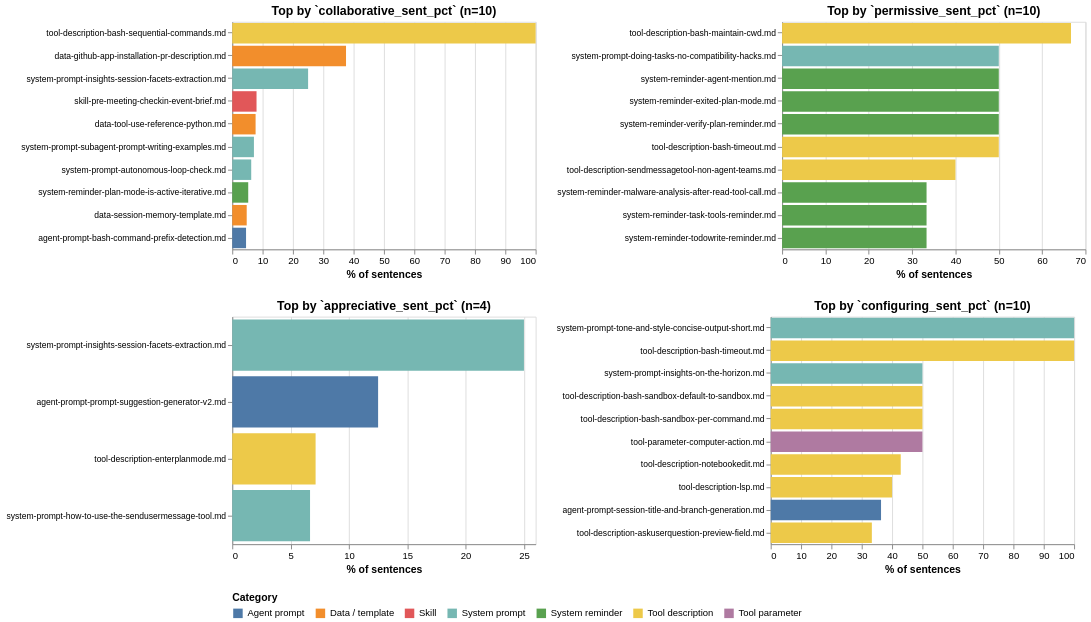

The notebook cell saved with this chart:
### Markdown cell above
**What to look for**: the `collaborative` and `appreciative` rows stay near zero across **every** category. That uniform absence is the welfare-relevant finding — Claude Code system prompts are nowhere interpersonal, gratitude-bearing, or shared-agency. The `imperative` and `directive` rows dominate. `configuring` lights up most strongly in **Tool descriptions** (config / parameter speech is concentrated where tool semantics get specified).

### Per-file outliers — top 10 files for each attested class

Four panels showing which individual files contribute most to each class. For `collaborative` and `appreciative` (near-zero overall), the panels surface the few files that do attest the class — useful as concrete examples of what the absent register would look like if it were present. For `permissive` and `configuring`, the panels rank the top files by their per-sentence rate.

### Code cell
"""Per-file outliers for sentence_register — Altair 4-panel.

Top 10 files by each ATTESTED class. Near-zero classes (collaborative,
appreciative) will surface their few outlier files; if a class has fewer
than 10 nonzero files, the panel renders only what exists.
"""

sr_per_file_df = pd.DataFrame([
    {
        "path": r["path"],
        "category": r["category"],
        **{f"{cls}_sent_pct": r["metrics"]["sentence_register"][f"{cls}_sent_pct"]
           for cls in SENT_REGISTER_CLASSES},
    }
    for r in per_file_records
])

panels = []
for cls in ["collaborative", "permissive", "appreciative", "configuring"]:
    col = f"{cls}_sent_pct"
    top = sr_per_file_df.nlargest(10, col).copy()
    top = top[top[col] > 0]   # drop zero-pct entries (relevant for the rare classes)
    panel = (
        alt.Chart(top)
        .mark_bar()
        .encode(
            x=alt.X(f"{col}:Q", title="% of sentences"),
            y=alt.Y("path:N", sort="-x", title=None,
                    axis=alt.Axis(labelLimit=300, labelFontSize=9)),
            color=alt.Color("category:N",
                             scale=alt.Scale(domain=cats,
                                             range=[CATEGORY_COLORS[c] for c in cats]),
                             legend=alt.Legend(title="Category", orient="bottom",
                                                columns=len(cats))),
            tooltip=[
                alt.Tooltip("path:N"),
                alt.Tooltip("category:N"),
                alt.Tooltip(f"{col}:Q", format=".2f", title=f"{cls} sent %"),
            ],
        )
        .properties(width=320, height=240,
                    title=f"Top by `{cls}_sent_pct` (n={len(top)})")
    )
    panels.append(panel)

(panels[0] | panels[1]) & (panels[2] | panels[3])

### Figure 1 — Vega-Lite specification as saved in the notebook (floating-point values rounded to 4 significant figures)
{"config": {"view": {"continuousWidth": 300, "continuousHeight": 300}}, "vconcat": [{"hconcat": [{"data": {"name": "data-3f065d6b54aca9d928df5dfa611825ca"}, "mark": {"type": "bar"}, "encoding": {"color": {"field": "category", "legend": {"columns": 7, "orient": "bottom", "title": "Category"}, "scale": {"domain": ["Agent prompt", "Data / template", "Skill", "System prompt", "System reminder", "Tool description", "Tool parameter"], "range": ["#4e79a7", "#f28e2c", "#e15759", "#76b7b2", "#59a14f", "#edc949", "#af7aa1"]}, "type": "nominal"}, "tooltip": [{"field": "path", "type": "nominal"}, {"field": "category", "type": "nominal"}, {"field": "collaborative_sent_pct", "format": ".2f", "title": "collaborative sent %", "type": "quantitative"}], "x": {"field": "collaborative_sent_pct", "title": "% of sentences", "type": "quantitative"}, "y": {"axis": {"labelFontSize": 9, "labelLimit": 300}, "field": "path", "sort": "-x", "title": null, "type": "nominal"}}, "height": 240, "title": "Top by `collaborative_sent_pct` (n=10)", "width": 320}, {"data": {"name": "data-83de457b9a3240d590864f78d14545ea"}, "mark": {"type": "bar"}, "encoding": {"color": {"field": "category", "legend": {"columns": 7, "orient": "bottom", "title": "Category"}, "scale": {"domain": ["Agent prompt", "Data / template", "Skill", "System prompt", "System reminder", "Tool description", "Tool parameter"], "range": ["#4e79a7", "#f28e2c", "#e15759", "#76b7b2", "#59a14f", "#edc949", "#af7aa1"]}, "type": "nominal"}, "tooltip": [{"field": "path", "type": "nominal"}, {"field": "category", "type": "nominal"}, {"field": "permissive_sent_pct", "format": ".2f", "title": "permissive sent %", "type": "quantitative"}], "x": {"field": "permissive_sent_pct", "title": "% of sentences", "type": "quantitative"}, "y": {"axis": {"labelFontSize": 9, "labelLimit": 300}, "field": "path", "sort": "-x", "title": null, "type": "nominal"}}, "height": 240, "title": "Top by `permissive_sent_pct` (n=10)", "width": 320}]}, {"hconcat": [{"data": {"name": "data-51ece0a01498f79b8eacdddca6c8a162"}, "mark": {"type": "bar"}, "encoding": {"color": {"field": "category", "legend": {"columns": 7, "orient": "bottom", "title": "Category"}, "scale": {"domain": ["Agent prompt", "Data / template", "Skill", "System prompt", "System reminder", "Tool description", "Tool parameter"], "range": ["#4e79a7", "#f28e2c", "#e15759", "#76b7b2", "#59a14f", "#edc949", "#af7aa1"]}, "type": "nominal"}, "tooltip": [{"field": "path", "type": "nominal"}, {"field": "category", "type": "nominal"}, {"field": "appreciative_sent_pct", "format": ".2f", "title": "appreciative sent %", "type": "quantitative"}], "x": {"field": "appreciative_sent_pct", "title": "% of sentences", "type": "quantitative"}, "y": {"axis": {"labelFontSize": 9, "labelLimit": 300}, "field": "path", "sort": "-x", "title": null, "type": "nominal"}}, "height": 240, "title": "Top by `appreciative_sent_pct` (n=4)", "width": 320}, {"data": {"name": "data-2cc24ed1fa8a4c0d561dca22fed55f76"}, "mark": {"type": "bar"}, "encoding": {"color": {"field": "category", "legend": {"columns": 7, "orient": "bottom", "title": "Category"}, "scale": {"domain": ["Agent prompt", "Data / template", "Skill", "System prompt", "System reminder", "Tool description", "Tool parameter"], "range": ["#4e79a7", "#f28e2c", "#e15759", "#76b7b2", "#59a14f", "#edc949", "#af7aa1"]}, "type": "nominal"}, "tooltip": [{"field": "path", "type": "nominal"}, {"field": "category", "type": "nominal"}, {"field": "configuring_sent_pct", "format": ".2f", "title": "configuring sent %", "type": "quantitative"}], "x": {"field": "configuring_sent_pct", "title": "% of sentences", "type": "quantitative"}, "y": {"axis": {"labelFontSize": 9, "labelLimit": 300}, "field": "path", "sort": "-x", "title": null, "type": "nominal"}}, "height": 240, "title": "Top by `configuring_sent_pct` (n=10)", "width": 320}]}], "$schema": "https://vega.github.io/schema/vega-lite/v6.4.1.json", "datasets": {"data-3f065d6b54aca9d928df5dfa611825ca": [{"path": "tool-description-bash-sequential-commands.md", "category": "Tool description", "collaborative_sent_pct": 100.0, "permissive_sent_pct": 0.0, "appreciative_sent_pct": 0.0, "imperative_sent_pct": 100.0, "directive_sent_pct": 100.0, "configuring_sent_pct": 0.0}, {"path": "data-github-app-installation-pr-description.md", "category": "Data / template", "collaborative_sent_pct": 37.5, "permissive_sent_pct": 0.0, "appreciative_sent_pct": 0.0, "imperative_sent_pct": 25.0, "directive_sent_pct": 0.0, "configuring_sent_pct": 12.5}, {"path": "system-prompt-insights-session-facets-extraction.md", "category": "System prompt", "collaborative_sent_pct": 25.0, "permissive_sent_pct": 25.0, "appreciative_sent_pct": 25.0, "imperative_sent_pct": 50.0, "directive_sent_pct": 25.0, "configuring_sent_pct": 0.0}, {"path": "skill-pre-meeting-checkin-event-brief.md", "category": "Skill", "collaborative_sent_pct": 8.0, "permissive_sent_pct": 4.0, "appreciative_sent_pct": 0.0, "imperative_sent_pct": 24.0, "directive_sent_pct": 4.0, "configuring_sent_pct": 0.0}, {"path": "data-tool-use-reference-python.md", "category": "Data / template", "collaborative_sent_pct": 7.692, "permissive_sent_pct": 0.0, "appreciative_sent_pct": 0.0, "imperative_sent_pct": 46.15, "directive_sent_pct": 0.0, "configuring_sent_pct": 7.692}, {"path": "system-prompt-subagent-prompt-writing-examples.md", "category": "System prompt", "collaborative_sent_pct": 7.143, "permissive_sent_pct": 0.0, "appreciative_sent_pct": 0.0, "imperative_sent_pct": 14.29, "directive_sent_pct": 7.143, "configuring_sent_pct": 7.143}, {"path": "system-prompt-autonomous-loop-check.md", "category": "System prompt", "collaborative_sent_pct": 6.25, "permissive_sent_pct": 0.0, "appreciative_sent_pct": 0.0, "imperative_sent_pct": 43.75, "directive_sent_pct": 18.75, "configuring_sent_pct": 0.0}, {"path": "system-reminder-plan-mode-is-active-iterative.md", "category": "System reminder", "collaborative_sent_pct": 5.263, "permissive_sent_pct": 5.263, "appreciative_sent_pct": 0.0, "imperative_sent_pct": 63.16, "directive_sent_pct": 36.84, "configuring_sent_pct": 10.53}, {"path": "data-session-memory-template.md", "category": "Data / template", "collaborative_sent_pct": 4.762, "permissive_sent_pct": 0.0, "appreciative_sent_pct": 0.0, "imperative_sent_pct": 4.762, "directive_sent_pct": 9.524, "configuring_sent_pct": 0.0}, {"path": "agent-prompt-bash-command-prefix-detection.md", "category": "Agent prompt", "collaborative_sent_pct": 4.545, "permissive_sent_pct": 0.0, "appreciative_sent_pct": 0.0, "imperative_sent_pct": 22.73, "directive_sent_pct": 13.64, "configuring_sent_pct": 4.545}], "data-83de457b9a3240d590864f78d14545ea": [{"path": "tool-description-bash-maintain-cwd.md", "category": "Tool description", "collaborative_sent_pct": 0.0, "permissive_sent_pct": 66.67, "appreciative_sent_pct": 0.0, "imperative_sent_pct": 66.67, "directive_sent_pct": 33.33, "configuring_sent_pct": 0.0}, {"path": "system-prompt-doing-tasks-no-compatibility-hacks.md", "category": "System prompt", "collaborative_sent_pct": 0.0, "permissive_sent_pct": 50.0, "appreciative_sent_pct": 0.0, "imperative_sent_pct": 50.0, "directive_sent_pct": 0.0, "configuring_sent_pct": 0.0}, {"path": "system-reminder-agent-mention.md", "category": "System reminder", "collaborative_sent_pct": 0.0, "permissive_sent_pct": 50.0, "appreciative_sent_pct": 0.0, "imperative_sent_pct": 50.0, "directive_sent_pct": 0.0, "configuring_sent_pct": 0.0}, {"path": "system-reminder-exited-plan-mode.md", "category": "System reminder", "collaborative_sent_pct": 0.0, "permissive_sent_pct": 50.0, "appreciative_sent_pct": 0.0, "imperative_sent_pct": 0.0, "directive_sent_pct": 0.0, "configuring_sent_pct": 0.0}, {"path": "system-reminder-verify-plan-reminder.md", "category": "System reminder", "collaborative_sent_pct": 0.0, "permissive_sent_pct": 50.0, "appreciative_sent_pct": 0.0, "imperative_sent_pct": 50.0, "directive_sent_pct": 0.0, "configuring_sent_pct": 0.0}, {"path": "tool-description-bash-timeout.md", "category": "Tool description", "collaborative_sent_pct": 0.0, "permissive_sent_pct": 50.0, "appreciative_sent_pct": 0.0, "imperative_sent_pct": 0.0, "directive_sent_pct": 0.0, "configuring_sent_pct": 100.0}, {"path": "tool-description-sendmessagetool-non-agent-teams.md", "category": "Tool description", "collaborative_sent_pct": 0.0, "permissive_sent_pct": 40.0, "appreciative_sent_pct": 0.0, "imperative_sent_pct": 60.0, "directive_sent_pct": 20.0, "configuring_sent_pct": 20.0}, {"path": "system-reminder-malware-analysis-after-read-tool-call.md", "category": "System reminder", "collaborative_sent_pct": 0.0, "permissive_sent_pct": 33.33, "appreciative_sent_pct": 0.0, "imperative_sent_pct": 0.0, "directive_sent_pct": 50.0, "configuring_sent_pct": 0.0}, {"path": "system-reminder-task-tools-reminder.md", "category": "System reminder", "collaborative_sent_pct": 0.0, "permissive_sent_pct": 33.33, "appreciative_sent_pct": 0.0, "imperative_sent_pct": 66.67, "directive_sent_pct": 16.67, "configuring_sent_pct": 16.67}, {"path": "system-reminder-todowrite-reminder.md", "category": "System reminder", "collaborative_sent_pct": 0.0, "permissive_sent_pct": 33.33, "appreciative_sent_pct": 0.0, "imperative_sent_pct": 66.67, "directive_sent_pct": 16.67, "configuring_sent_pct": 0.0}], "data-51ece0a01498f79b8eacdddca6c8a162": [{"path": "system-prompt-insights-session-facets-extraction.md", "category": "System prompt", "collaborative_sent_pct": 25.0, "permissive_sent_pct": 25.0, "appreciative_sent_pct": 25.0, "imperative_sent_pct": 50.0, "directive_sent_pct": 25.0, "configuring_sent_pct": 0.0}, {"path": "agent-prompt-prompt-suggestion-generator-v2.md", "category": "Agent prompt", "collaborative_sent_pct": 0.0, "permissive_sent_pct": 0.0, "appreciative_sent_pct": 12.5, "imperative_sent_pct": 37.5, "directive_sent_pct": 25.0, "configuring_sent_pct": 0.0}, {"path": "tool-description-enterplanmode.md", "category": "Tool description", "collaborative_sent_pct": 0.0, "permissive_sent_pct": 7.143, "appreciative_sent_pct": 7.143, "imperative_sent_pct": 35.71, "directive_sent_pct": 35.71, "configuring_sent_pct": 0.0}, {"path": "system-prompt-how-to-use-the-sendusermessage-tool.md", "category": "System prompt", "collaborative_sent_pct": 0.0, "permissive_sent_pct": 6.667, "appreciative_sent_pct": 6.667, "imperative_sent_pct": 26.67, "directive_sent_pct": 13.33, "configuring_sent_pct": 0.0}], "data-2cc24ed1fa8a4c0d561dca22fed55f76": [{"path": "system-prompt-tone-and-style-concise-output-short.md", "category": "System prompt", "collaborative_sent_pct": 0.0, "permissive_sent_pct": 0.0, "appreciative_sent_pct": 0.0, "imperative_sent_pct": 0.0, "directive_sent_pct": 100.0, "configuring_sent_pct": 100.0}, {"path": "tool-description-bash-timeout.md", "category": "Tool description", "collaborative_sent_pct": 0.0, "permissive_sent_pct": 50.0, "appreciative_sent_pct": 0.0, "imperative_sent_pct": 0.0, "directive_sent_pct": 0.0, "configuring_sent_pct": 100.0}, {"path": "system-prompt-insights-on-the-horizon.md", "category": "System prompt", "collaborative_sent_pct": 0.0, "permissive_sent_pct": 0.0, "appreciative_sent_pct": 0.0, "imperative_sent_pct": 50.0, "directive_sent_pct": 0.0, "configuring_sent_pct": 50.0}, {"path": "tool-description-bash-sandbox-default-to-sandbox.md", "category": "Tool description", "collaborative_sent_pct": 0.0, "permissive_sent_pct": 0.0, "appreciative_sent_pct": 0.0, "imperative_sent_pct": 50.0, "directive_sent_pct": 100.0, "configuring_sent_pct": 50.0}, {"path": "tool-description-bash-sandbox-per-command.md", "category": "Tool description", "collaborative_sent_pct": 0.0, "permissive_sent_pct": 0.0, "appreciative_sent_pct": 0.0, "imperative_sent_pct": 50.0, "directive_sent_pct": 50.0, "configuring_sent_pct": 50.0}, {"path": "tool-parameter-computer-action.md", "category": "Tool parameter", "collaborative_sent_pct": 0.0, "permissive_sent_pct": 0.0, "appreciative_sent_pct": 0.0, "imperative_sent_pct": 78.57, "directive_sent_pct": 0.0, "configuring_sent_pct": 50.0}, {"path": "tool-description-notebookedit.md", "category": "Tool description", "collaborative_sent_pct": 0.0, "permissive_sent_pct": 0.0, "appreciative_sent_pct": 0.0, "imperative_sent_pct": 14.29, "directive_sent_pct": 14.29, "configuring_sent_pct": 42.86}, {"path": "tool-description-lsp.md", "category": "Tool description", "collaborative_sent_pct": 0.0, "permissive_sent_pct": 0.0, "appreciative_sent_pct": 0.0, "imperative_sent_pct": 40.0, "directive_sent_pct": 20.0, "configuring_sent_pct": 40.0}, {"path": "agent-prompt-session-title-and-branch-generation.md", "category": "Agent prompt", "collaborative_sent_pct": 0.0, "permissive_sent_pct": 9.091, "appreciative_sent_pct": 0.0, "imperative_sent_pct": 18.18, "directive_sent_pct": 54.55, "configuring_sent_pct": 36.36}, {"path": "tool-description-askuserquestion-preview-field.md", "category": "Tool description", "collaborative_sent_pct": 0.0, "permissive_sent_pct": 0.0, "appreciative_sent_pct": 0.0, "imperative_sent_pct": 33.33, "directive_sent_pct": 66.67, "configuring_sent_pct": 33.33}]}}
